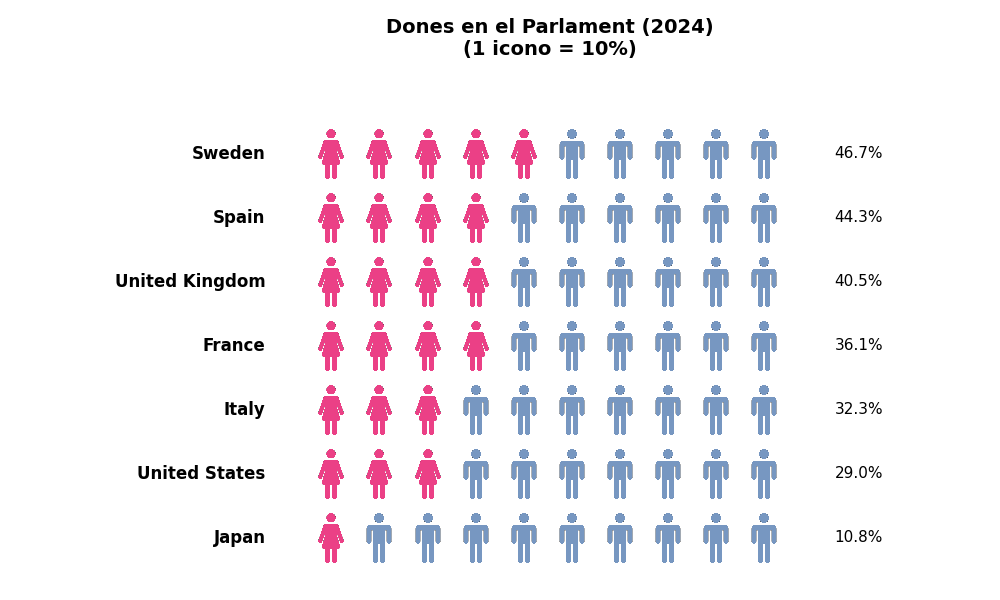

This figure's Python source:
import pandas as pd
from matplotlib import pyplot as plt
from matplotlib.offsetbox import OffsetImage, AnnotationBbox
import matplotlib.image as mpimg

# --- Carregar dades ---
df = pd.read_csv(
    "https://ourworldindata.org/grapher/share-of-women-in-parliament.csv?v=1&csvType=full&useColumnShortNames=true",
    storage_options={'User-Agent': 'Our World In Data data fetch/1.0'}
)

year = 2024
paises = ["Sweden", "Spain", "United Kingdom", "France", "Italy", "United States", "Japan"]

df_filtered = df[
    (df["Year"] == year) &
    (df["Entity"].isin(paises)) &
    (df["wom_parl_vdem__estimate_best"].notna())
]

if df_filtered.empty:
    print(f"No hi ha dades disponibles per l'any {year}.")
else:
    df_filtered = df_filtered.sort_values("wom_parl_vdem__estimate_best", ascending=False)
    countries = df_filtered["Entity"].tolist()
    share_women = df_filtered["wom_parl_vdem__estimate_best"].tolist()

    # --- Carregar icons ---
    woman_icon = mpimg.imread("woman.png")
    man_icon = mpimg.imread("man.png")

    fig, ax = plt.subplots(figsize=(10, 6))
    ax.axis("off")
    ax.set_title(f"Dones en el Parlament ({year})\n(1 icono = 10%)", fontsize=14, pad=25, weight="bold")

    # --- Dibuixar els isotypes ---
    for i, (country, women_share) in enumerate(zip(countries, share_women)):
        women_icons = int(round(women_share / 10))
        men_icons = 10 - women_icons

        # Dibuixar cada icon amb una separació més amplia
        for j in range(10):
            icon = woman_icon if j < women_icons else man_icon
            imagebox = OffsetImage(icon, zoom=0.07, alpha=0.95)
            ab = AnnotationBbox(imagebox, (j * 1.1, -i), frameon=False)
            ax.add_artist(ab)

        # Etiquetes país i percentatge
        ax.text(-1.5, -i, country, va="center", ha="right", fontsize=12, fontweight="bold")
        ax.text(11.5, -i, f"{women_share:.1f}%", va="center", ha="left", fontsize=11)

    # --- Ajustar marges i límits ---
    ax.set_xlim(-3, 13)
    ax.set_ylim(-len(countries) + 0.5, 1)
    plt.subplots_adjust(left=0.2, right=0.9, top=0.85, bottom=0.05)
    plt.show()
    plt.savefig("isotype.png")